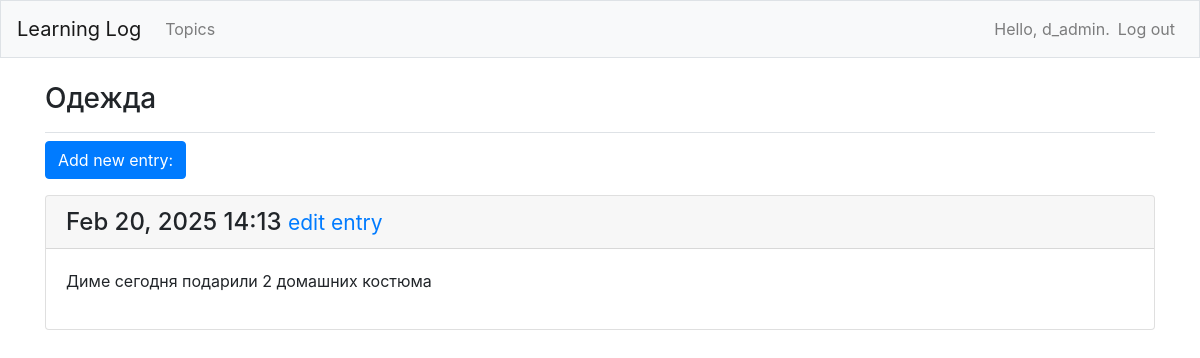
Screenshot of /topics/5/ (signed in) with the database file from the repository.
### learning_logs/models.py (models this page shows, shortened)
class Topic(models.Model): # Класс Topic наследует от Model (родительского класса, включенного в Django).
    text = models.CharField(max_length=200)
    date_added = models.DateTimeField(auto_now_add=True)
    owner = models.ForeignKey(User, on_delete=models.CASCADE)
    def __str__(self):
        return self.text

class Entry(models.Model):
    topic = models.ForeignKey(Topic, on_delete=models.CASCADE)
    text = models.TextField() # здесь не требуется ограничение длины
    date_added = models.DateTimeField(auto_now_add=True)
    class Meta:
        verbose_name_plural = 'entries'

### learning_logs/views.py (the view)
# urls.py: path('topics/<int:topic_id>/', views.topic, name='topic'),
@login_required
def topic(request, topic_id):
    topic = Topic.objects.get(id=topic_id)
    check_topic_owner(topic, request.user)
    entries = topic.entry_set.order_by('-date_added')
    context = {'topic': topic, 'entries': entries}
    return render(request, 'learning_logs/topic.html', context)

### learning_logs/views.py (called while the page is built)
def check_topic_owner(topic, user):
    if topic.owner != user:
        raise Http404

### learning_logs/templates/learning_logs/topic.html
{% extends 'learning_logs/base.html' %}
{% block page_header %}
  <h3>{{ topic }}</h3>
{% endblock page_header %}
{% block content %}
  <p>
    <a class="btn btn-primary" href="{% url 'learning_logs:new_entry' topic.id %}">Add new entry:</a>
  </p>
  {% for entry in entries %}
    <div class="card mb-3">
      <h4 class="card-header">
        {{ entry.date_added|date:'M d, Y H:i' }}
        <small><a href="{% url 'learning_logs:edit_entry' entry.id %}">
          edit entry</a></small>
      </h4>
      <div class="card-body">
        {{ entry.text|linebreaks }}
      </div>
    </div>
  {% empty %}
    <p>There are no enrties for this topic yet.</p>
  {% endfor %}
{% endblock content %}

### learning_logs/templates/learning_logs/base.html (shortened to what this page needs)
{% load bootstrap4 %}
<!doctype html>
<html lang="en">
  <head>
    {% bootstrap_css %}
  </head>
  <body>
    <nav class="navbar navbar-expand-md navbar-light bg-light mb-4 border">
      <a class="navbar-brand" href="{% url 'learning_logs:index' %}">
        Learning Log</a>
      <div class="collapse navbar-collapse" id="navbarCollapse">
        <ul class="navbar-nav mr-auto">
          <li class="nav-item">
            <a class="nav-link" href="{% url 'learning_logs:topics' %}">
              Topics</a></li>
        </ul>
        <ul class="navbar-nav ml-auto">
          {% if user.is_authenticated %}
            <li class="nav-item">
              <span class="navbar-text">Hello, {{ user.username }}.</span>
            </li>
            <li class="nav-item">
              <form method="post" action="{% url 'users:logout' %}">
                <button name="submit" class="nav-link btn btn-link"
                  style="display:inline; border:none; background:none;
                  cursor:pointer;">
                  Log out
                </button>
              </form>
            </li>
          {% else %}
            <li class="nav-item">
              <a class="nav-link" href="{% url 'users:register' %}">Register</a>
            </li>
            <li class="nav-item">
              <a class="nav-link" href="{% url 'users:login' %}">Log in</a></li>
          {% endif %}
        </ul>
      </div>
    </nav>
    <main role="main" class="container">
      <div class="pb-2 mb-2 border-bottom">
        {% block page_header %}{% endblock page_header %}
      </div>
      <div>
        {% block content %}{% endblock content %}
      </div>
    </main>
  </body>
</html>

### rows the page displays
Topic: text "Одежда"
Entry: date_added "Feb 20, 2025 14:13", text "Диме сегодня подарили 2 домашних костюма"

### other values shown
{{ user.username }} "d_admin"
